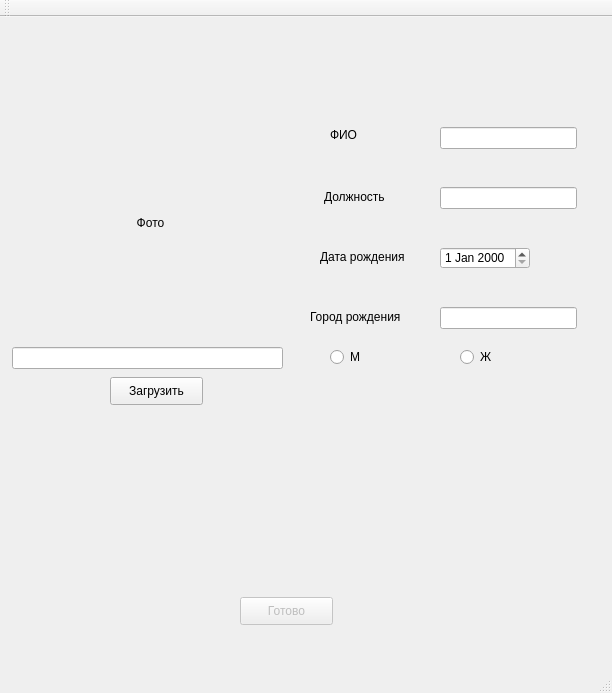
<?xml version="1.0" encoding="UTF-8"?>
<ui version="4.0">
 <class>MainWindow</class>
 <widget class="QMainWindow" name="MainWindow">
  <property name="geometry">
   <rect>
    <x>0</x>
    <y>0</y>
    <width>612</width>
    <height>693</height>
   </rect>
  </property>
  <property name="sizePolicy">
   <sizepolicy hsizetype="Expanding" vsizetype="Expanding">
    <horstretch>0</horstretch>
    <verstretch>0</verstretch>
   </sizepolicy>
  </property>
  <property name="maximumSize">
   <size>
    <width>612</width>
    <height>693</height>
   </size>
  </property>
  <property name="windowTitle">
   <string>MainWindow</string>
  </property>
  <property name="iconSize">
   <size>
    <width>612</width>
    <height>693</height>
   </size>
  </property>
  <widget class="QWidget" name="centralWidget">
   <widget class="QPushButton" name="pushButton">
    <property name="geometry">
     <rect>
      <x>110</x>
      <y>360</y>
      <width>93</width>
      <height>28</height>
     </rect>
    </property>
    <property name="text">
     <string>Загрузить</string>
    </property>
   </widget>
   <widget class="QLabel" name="label">
    <property name="geometry">
     <rect>
      <x>330</x>
      <y>110</y>
      <width>55</width>
      <height>16</height>
     </rect>
    </property>
    <property name="text">
     <string>ФИО</string>
    </property>
    <property name="textFormat">
     <enum>Qt::PlainText</enum>
    </property>
   </widget>
   <widget class="QLabel" name="label_2">
    <property name="geometry">
     <rect>
      <x>324</x>
      <y>170</y>
      <width>81</width>
      <height>20</height>
     </rect>
    </property>
    <property name="text">
     <string>Должность</string>
    </property>
   </widget>
   <widget class="QLabel" name="label_3">
    <property name="geometry">
     <rect>
      <x>320</x>
      <y>230</y>
      <width>91</width>
      <height>20</height>
     </rect>
    </property>
    <property name="text">
     <string>Дата рождения</string>
    </property>
   </widget>
   <widget class="QPushButton" name="pushButton_2">
    <property name="enabled">
     <bool>false</bool>
    </property>
    <property name="geometry">
     <rect>
      <x>240</x>
      <y>580</y>
      <width>93</width>
      <height>28</height>
     </rect>
    </property>
    <property name="text">
     <string>Готово</string>
    </property>
   </widget>
   <widget class="QLineEdit" name="lineEdit">
    <property name="geometry">
     <rect>
      <x>440</x>
      <y>110</y>
      <width>137</width>
      <height>22</height>
     </rect>
    </property>
   </widget>
   <widget class="QLineEdit" name="lineEdit_2">
    <property name="geometry">
     <rect>
      <x>440</x>
      <y>170</y>
      <width>137</width>
      <height>22</height>
     </rect>
    </property>
   </widget>
   <widget class="QDateEdit" name="dateEdit">
    <property name="geometry">
     <rect>
      <x>440</x>
      <y>230</y>
      <width>90</width>
      <height>22</height>
     </rect>
    </property>
   </widget>
   <widget class="QRadioButton" name="radioButton">
    <property name="geometry">
     <rect>
      <x>330</x>
      <y>330</y>
      <width>95</width>
      <height>20</height>
     </rect>
    </property>
    <property name="text">
     <string>М</string>
    </property>
   </widget>
   <widget class="QRadioButton" name="radioButton_2">
    <property name="geometry">
     <rect>
      <x>460</x>
      <y>330</y>
      <width>95</width>
      <height>20</height>
     </rect>
    </property>
    <property name="text">
     <string>Ж</string>
    </property>
   </widget>
   <widget class="QLabel" name="label_4">
    <property name="geometry">
     <rect>
      <x>30</x>
      <y>100</y>
      <width>241</width>
      <height>211</height>
     </rect>
    </property>
    <property name="sizePolicy">
     <sizepolicy hsizetype="MinimumExpanding" vsizetype="MinimumExpanding">
      <horstretch>0</horstretch>
      <verstretch>0</verstretch>
     </sizepolicy>
    </property>
    <property name="maximumSize">
     <size>
      <width>600</width>
      <height>600</height>
     </size>
    </property>
    <property name="text">
     <string>Фото</string>
    </property>
    <property name="scaledContents">
     <bool>true</bool>
    </property>
    <property name="alignment">
     <set>Qt::AlignCenter</set>
    </property>
   </widget>
   <widget class="QLabel" name="label_5">
    <property name="geometry">
     <rect>
      <x>310</x>
      <y>290</y>
      <width>111</width>
      <height>20</height>
     </rect>
    </property>
    <property name="text">
     <string>Город рождения</string>
    </property>
   </widget>
   <widget class="QLineEdit" name="lineEdit_3">
    <property name="geometry">
     <rect>
      <x>440</x>
      <y>290</y>
      <width>137</width>
      <height>22</height>
     </rect>
    </property>
   </widget>
   <widget class="QLineEdit" name="lineEdit_4">
    <property name="enabled">
     <bool>true</bool>
    </property>
    <property name="geometry">
     <rect>
      <x>12</x>
      <y>330</y>
      <width>271</width>
      <height>22</height>
     </rect>
    </property>
   </widget>
  </widget>
  <widget class="QMenuBar" name="menuBar">
   <property name="geometry">
    <rect>
     <x>0</x>
     <y>0</y>
     <width>612</width>
     <height>26</height>
    </rect>
   </property>
  </widget>
  <widget class="QToolBar" name="mainToolBar">
   <attribute name="toolBarArea">
    <enum>TopToolBarArea</enum>
   </attribute>
   <attribute name="toolBarBreak">
    <bool>false</bool>
   </attribute>
  </widget>
  <widget class="QStatusBar" name="statusBar"/>
 </widget>
 <layoutdefault spacing="6" margin="11"/>
 <resources/>
 <connections/>
</ui>
